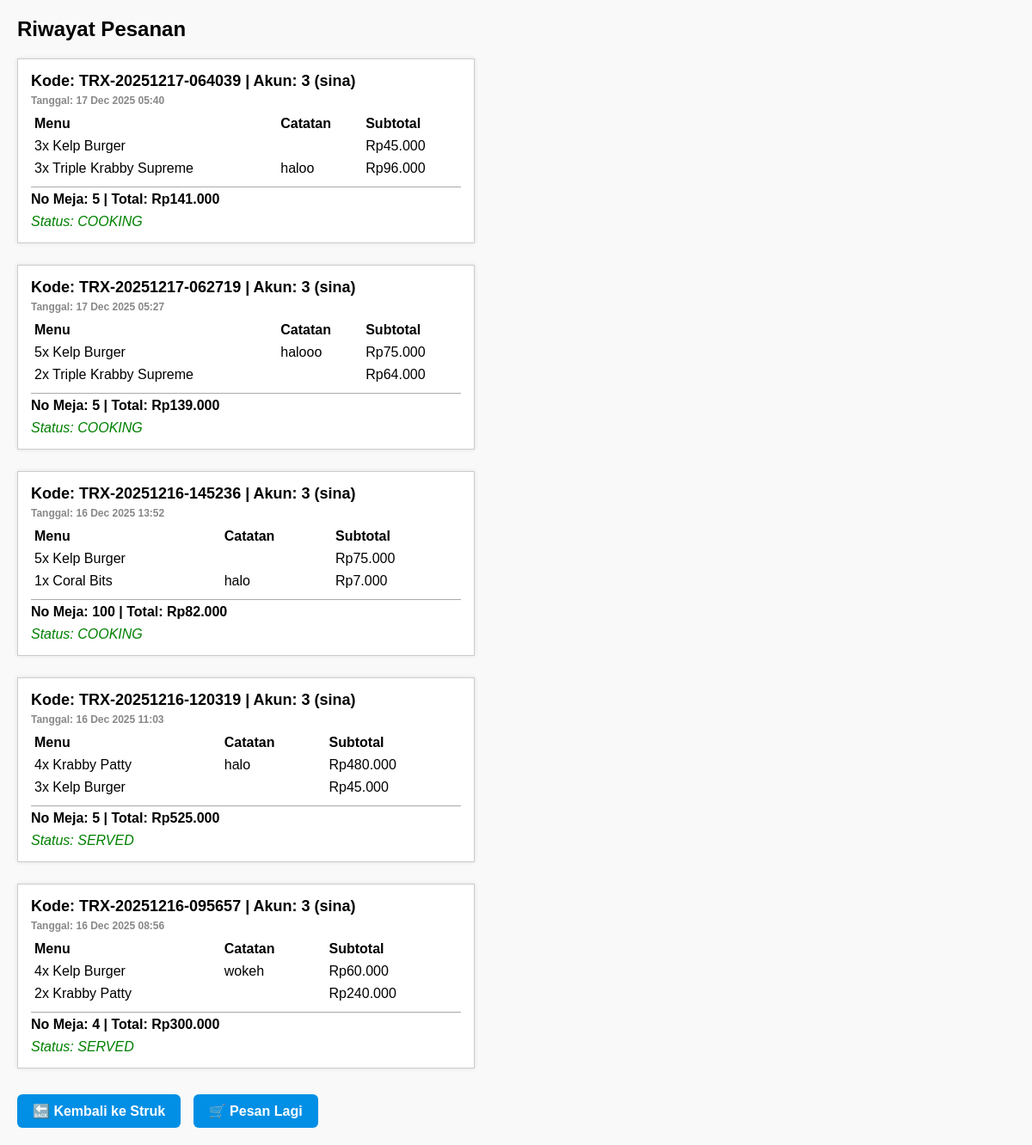
The page /history.php (signed in) on the database its author committed.
### tables this page shows
CREATE TABLE `kelola_pesanan` (
  `id_pesanan` int(11) NOT NULL,
  `id_transaksi` int(11) NOT NULL,
  `no_meja` int(11) NOT NULL,
  `item` text NOT NULL,
  `waktu` timestamp NOT NULL DEFAULT current_timestamp(),
  `status` enum('PENDING','COOKING','READY','SERVED') NOT NULL DEFAULT 'PENDING'
);

CREATE TABLE `transaksi` (
  `id_transaksi` int(11) NOT NULL,
  `id_akun` int(11) NOT NULL,
  `username` varchar(50) NOT NULL,
  `kode_transaksi` varchar(30) NOT NULL,
  `total_belanja` decimal(10,2) NOT NULL DEFAULT 0.00,
  `status_transaksi` enum('PENDING','SELESAI','BATAL') NOT NULL DEFAULT 'PENDING',
  `created_at` timestamp NOT NULL DEFAULT current_timestamp()
);

CREATE TABLE `detail_transaksi` (
  `id_detail` int(11) NOT NULL,
  `id_transaksi` int(11) NOT NULL,
  `id_menu` int(11) NOT NULL,
  `no_meja` int(11) DEFAULT NULL,
  `jumlah` int(11) NOT NULL,
  `catatan` text DEFAULT NULL,
  `harga_satuan` decimal(10,2) NOT NULL,
  `subtotal` decimal(10,2) NOT NULL
);

CREATE TABLE `menu` (
  `id_menu` int(11) NOT NULL,
  `nama_menu` varchar(100) NOT NULL,
  `tipe` enum('MAIN_COURSE','APPETIZER','DRINK','DESSERT') NOT NULL,
  `harga_menu` decimal(10,2) NOT NULL,
  `jumlah_stock` int(11) NOT NULL DEFAULT 0,
  `is_aktif` tinyint(1) NOT NULL DEFAULT 1,
  `created_at` timestamp NOT NULL DEFAULT current_timestamp()
);

### history.php (the view, shortened to what this page needs)
<?php
require 'koneksi.php';
$id_akun = $_SESSION['id_akun'];
$sql = "
  SELECT
    t.id_transaksi,
    t.kode_transaksi,
    t.total_belanja,
    t.id_akun,
    t.username,
    t.created_at,
    kp.no_meja,
    kp.status
  FROM transaksi t
  JOIN kelola_pesanan kp ON t.id_transaksi = kp.id_transaksi
  WHERE t.id_akun = ?
  ORDER BY t.id_transaksi DESC
";
$stmt = mysqli_prepare($conn, $sql);
mysqli_stmt_bind_param($stmt, "i", $id_akun);
mysqli_stmt_execute($stmt);
$res = mysqli_stmt_get_result($stmt);
$transaksis = [];
while ($row = mysqli_fetch_assoc($res)) {
  $transaksis[] = $row;
}
?>
<!DOCTYPE html>
<html>
<head>
</head>
<body>
<h2>Riwayat Pesanan</h2>
<?php foreach ($transaksis as $trx): ?>
  <div class="struk">
    <div class="title">
      Kode: <?= $trx['kode_transaksi'] ?> | Akun: <?= $trx['id_akun'] ?> (<?= $trx['username'] ?>)<br>
      <small>Tanggal: <?= date('d M Y H:i', strtotime($trx['created_at'])) ?></small>
    </div>
    <table>
      <tr><th>Menu</th><th>Catatan</th><th>Subtotal</th></tr>
      <?php
      $q = "
        SELECT dt.jumlah, m.nama_menu, dt.catatan, dt.subtotal
        FROM detail_transaksi dt
        JOIN menu m ON dt.id_menu = m.id_menu
        WHERE dt.id_transaksi = ?
      ";
      $stmtDtl = mysqli_prepare($conn, $q);
      mysqli_stmt_bind_param($stmtDtl, "i", $trx['id_transaksi']);
      mysqli_stmt_execute($stmtDtl);
      $resDtl = mysqli_stmt_get_result($stmtDtl);
      while ($item = mysqli_fetch_assoc($resDtl)):
      ?>
        <tr>
          <td><?= $item['jumlah'] . "x " . $item['nama_menu'] ?></td>
          <td><?= $item['catatan'] ?? '-' ?></td>
          <td>Rp<?= number_format($item['subtotal'], 0, ',', '.') ?></td>
        </tr>
      <?php endwhile; ?>
    </table>
    <div class="total-row">No Meja: <?= $trx['no_meja'] ?> | Total: Rp<?= number_format($trx['total_belanja'], 0, ',', '.') ?></div>
    <div class="status">Status: <?= strtoupper($trx['status']) ?></div>
  </div>
<?php endforeach; ?>
<div class="buttons">
  <a href="wait.php">🔙 Kembali ke Struk</a>
  <a href="customer_menu.php">🛒 Pesan Lagi</a>
</div>
</body>
</html>

### history.php (style rules this page uses)
body { font-family: Arial; margin: 20px; background: #f9f9f9; }
.struk { border: 1px solid #ccc; padding: 15px; margin-bottom: 25px; width: 500px; background: #fff; box-shadow: 0 0 5px rgba(0,0,0,0.1); }
.title { font-weight: bold; font-size: 18px; margin-bottom: 5px; }
table { width: 100%; border-collapse: collapse; }
th, td { padding: 4px; text-align: left; }
.total-row { font-weight: bold; border-top: 1px solid #aaa; margin-top: 8px; padding-top: 5px; }
.status { margin-top: 8px; font-style: italic; color: green; }
.buttons { margin-top: 30px; }
.buttons a { display: inline-block; padding: 10px 18px; margin-right: 10px; background: #008FE5; color: #fff; text-decoration: none; border-radius: 6px; font-weight: bold; }
small { color: #888; font-size: 12px; }

### rows shown on the page
kelola_pesanan: id_transaksi.kode_transaksi "TRX-20251217-064039", id_transaksi.id_akun "3", id_transaksi.username "sina", id_transaksi.created_at "17 Dec 2025 05:40", no_meja "5", id_transaksi.total_belanja "141.000", status "COOKING"
detail_transaksi: jumlah "3", id_menu.nama_menu "Kelp Burger", subtotal "45.000"
detail_transaksi: jumlah "3", id_menu.nama_menu "Triple Krabby Supreme", catatan "haloo", subtotal "96.000"
kelola_pesanan: id_transaksi.kode_transaksi "TRX-20251217-062719", id_transaksi.id_akun "3", id_transaksi.username "sina", id_transaksi.created_at "17 Dec 2025 05:27", no_meja "5", id_transaksi.total_belanja "139.000", status "COOKING"
detail_transaksi: jumlah "5", id_menu.nama_menu "Kelp Burger", catatan "halooo", subtotal "75.000"
detail_transaksi: jumlah "2", id_menu.nama_menu "Triple Krabby Supreme", subtotal "64.000"
kelola_pesanan: id_transaksi.kode_transaksi "TRX-20251216-145236", id_transaksi.id_akun "3", id_transaksi.username "sina", id_transaksi.created_at "16 Dec 2025 13:52", no_meja "100", id_transaksi.total_belanja "82.000", status "COOKING"
detail_transaksi: jumlah "5", id_menu.nama_menu "Kelp Burger", subtotal "75.000"
detail_transaksi: jumlah "1", id_menu.nama_menu "Coral Bits", catatan "halo", subtotal "7.000"
kelola_pesanan: id_transaksi.kode_transaksi "TRX-20251216-120319", id_transaksi.id_akun "3", id_transaksi.username "sina", id_transaksi.created_at "16 Dec 2025 11:03", no_meja "5", id_transaksi.total_belanja "525.000", status "SERVED"
detail_transaksi: jumlah "4", id_menu.nama_menu "Krabby Patty", catatan "halo", subtotal "480.000"
detail_transaksi: jumlah "3", id_menu.nama_menu "Kelp Burger", subtotal "45.000"
kelola_pesanan: id_transaksi.kode_transaksi "TRX-20251216-095657", id_transaksi.id_akun "3", id_transaksi.username "sina", id_transaksi.created_at "16 Dec 2025 08:56", no_meja "4", id_transaksi.total_belanja "300.000", status "SERVED"
detail_transaksi: jumlah "4", id_menu.nama_menu "Kelp Burger", catatan "wokeh", subtotal "60.000"
detail_transaksi: jumlah "2", id_menu.nama_menu "Krabby Patty", subtotal "240.000"
